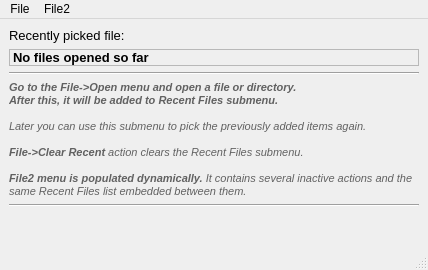
<?xml version="1.0" encoding="UTF-8"?>
<ui version="4.0">
 <class>MainWindow</class>
 <widget class="QMainWindow" name="MainWindow">
  <property name="geometry">
   <rect>
    <x>0</x>
    <y>0</y>
    <width>428</width>
    <height>270</height>
   </rect>
  </property>
  <property name="windowTitle">
   <string>RecentFiles Example</string>
  </property>
  <widget class="QWidget" name="centralwidget">
   <layout class="QVBoxLayout" name="verticalLayout">
    <item>
     <widget class="QLabel" name="label_2">
      <property name="font">
       <font>
        <pointsize>10</pointsize>
       </font>
      </property>
      <property name="text">
       <string>Recently picked file:</string>
      </property>
     </widget>
    </item>
    <item>
     <widget class="QLabel" name="lOpenedFile">
      <property name="font">
       <font>
        <pointsize>10</pointsize>
        <weight>75</weight>
        <bold>true</bold>
       </font>
      </property>
      <property name="frameShape">
       <enum>QFrame::StyledPanel</enum>
      </property>
      <property name="frameShadow">
       <enum>QFrame::Sunken</enum>
      </property>
      <property name="text">
       <string>No files opened so far</string>
      </property>
     </widget>
    </item>
    <item>
     <widget class="Line" name="line_2">
      <property name="orientation">
       <enum>Qt::Horizontal</enum>
      </property>
     </widget>
    </item>
    <item>
     <widget class="QLabel" name="label">
      <property name="font">
       <font>
        <italic>false</italic>
       </font>
      </property>
      <property name="text">
       <string>&lt;!DOCTYPE HTML PUBLIC &quot;-//W3C//DTD HTML 4.0//EN&quot; &quot;http://www.w3.org/TR/REC-html40/strict.dtd&quot;&gt;
&lt;html&gt;&lt;head&gt;&lt;meta name=&quot;qrichtext&quot; content=&quot;1&quot; /&gt;&lt;style type=&quot;text/css&quot;&gt;
p, li { white-space: pre-wrap; }
&lt;/style&gt;&lt;/head&gt;&lt;body style=&quot; font-family:'MS Shell Dlg 2'; font-size:8.25pt; font-weight:400; font-style:normal;&quot;&gt;
&lt;p style=&quot; margin-top:0px; margin-bottom:0px; margin-left:0px; margin-right:0px; -qt-block-indent:0; text-indent:0px;&quot;&gt;&lt;span style=&quot; font-size:8pt; font-weight:600; font-style:italic; color:#616161;&quot;&gt;Go to the File-&amp;gt;Open menu and open a file or directory.&lt;/span&gt;&lt;/p&gt;
&lt;p style=&quot; margin-top:0px; margin-bottom:0px; margin-left:0px; margin-right:0px; -qt-block-indent:0; text-indent:0px;&quot;&gt;&lt;span style=&quot; font-size:8pt; font-weight:600; font-style:italic; color:#616161;&quot;&gt;After this, it will be added to Recent Files submenu.&lt;/span&gt;&lt;/p&gt;
&lt;p style=&quot;-qt-paragraph-type:empty; margin-top:0px; margin-bottom:0px; margin-left:0px; margin-right:0px; -qt-block-indent:0; text-indent:0px; font-size:8pt; font-weight:600; font-style:italic; color:#616161;&quot;&gt;&lt;/p&gt;
&lt;p style=&quot; margin-top:0px; margin-bottom:0px; margin-left:0px; margin-right:0px; -qt-block-indent:0; text-indent:0px;&quot;&gt;&lt;span style=&quot; font-size:8pt; font-style:italic; color:#616161;&quot;&gt;Later you can use this submenu to pick the previously added items again.&lt;/span&gt;&lt;/p&gt;
&lt;p style=&quot;-qt-paragraph-type:empty; margin-top:0px; margin-bottom:0px; margin-left:0px; margin-right:0px; -qt-block-indent:0; text-indent:0px; font-size:8pt; font-style:italic; color:#616161;&quot;&gt;&lt;/p&gt;
&lt;p style=&quot; margin-top:0px; margin-bottom:0px; margin-left:0px; margin-right:0px; -qt-block-indent:0; text-indent:0px;&quot;&gt;&lt;span style=&quot; font-size:8pt; font-weight:600; font-style:italic; color:#616161;&quot;&gt;File-&amp;gt;Clear Recent&lt;/span&gt;&lt;span style=&quot; font-size:8pt; font-style:italic; color:#616161;&quot;&gt; action clears the Recent Files submenu.&lt;/span&gt;&lt;/p&gt;
&lt;p style=&quot;-qt-paragraph-type:empty; margin-top:0px; margin-bottom:0px; margin-left:0px; margin-right:0px; -qt-block-indent:0; text-indent:0px; font-size:8pt; font-style:italic; color:#616161;&quot;&gt;&lt;/p&gt;
&lt;p style=&quot; margin-top:0px; margin-bottom:0px; margin-left:0px; margin-right:0px; -qt-block-indent:0; text-indent:0px;&quot;&gt;&lt;span style=&quot; font-size:8pt; font-weight:600; font-style:italic; color:#616161;&quot;&gt;File2 menu is populated dynamically.&lt;/span&gt;&lt;span style=&quot; font-size:8pt; font-style:italic; color:#616161;&quot;&gt; It contains several inactive actions and the same Recent Files list embedded between them.&lt;/span&gt;&lt;/p&gt;&lt;/body&gt;&lt;/html&gt;</string>
      </property>
      <property name="wordWrap">
       <bool>true</bool>
      </property>
     </widget>
    </item>
    <item>
     <widget class="Line" name="line">
      <property name="orientation">
       <enum>Qt::Horizontal</enum>
      </property>
     </widget>
    </item>
    <item>
     <spacer name="verticalSpacer">
      <property name="orientation">
       <enum>Qt::Vertical</enum>
      </property>
      <property name="sizeHint" stdset="0">
       <size>
        <width>20</width>
        <height>59</height>
       </size>
      </property>
     </spacer>
    </item>
   </layout>
  </widget>
  <widget class="QMenuBar" name="menubar">
   <property name="geometry">
    <rect>
     <x>0</x>
     <y>0</y>
     <width>428</width>
     <height>21</height>
    </rect>
   </property>
   <widget class="QMenu" name="menuFile">
    <property name="title">
     <string>File</string>
    </property>
    <addaction name="actionOpen"/>
    <addaction name="actionRecent"/>
    <addaction name="actionClear_Recent"/>
    <addaction name="separator"/>
    <addaction name="actionExit"/>
   </widget>
   <widget class="QMenu" name="menuFile2">
    <property name="title">
     <string>File2</string>
    </property>
   </widget>
   <addaction name="menuFile"/>
   <addaction name="menuFile2"/>
  </widget>
  <widget class="QStatusBar" name="statusbar"/>
  <action name="actionOpen">
   <property name="text">
    <string>Open...</string>
   </property>
   <property name="shortcut">
    <string>Ctrl+O</string>
   </property>
  </action>
  <action name="actionRecent">
   <property name="text">
    <string>Open Recent</string>
   </property>
  </action>
  <action name="actionExit">
   <property name="text">
    <string>Exit</string>
   </property>
   <property name="shortcut">
    <string>Ctrl+Q</string>
   </property>
  </action>
  <action name="actionClear_Recent">
   <property name="text">
    <string>Clear Recent</string>
   </property>
  </action>
 </widget>
 <resources/>
 <connections>
  <connection>
   <sender>actionExit</sender>
   <signal>triggered()</signal>
   <receiver>MainWindow</receiver>
   <slot>close()</slot>
   <hints>
    <hint type="sourcelabel">
     <x>-1</x>
     <y>-1</y>
    </hint>
    <hint type="destinationlabel">
     <x>243</x>
     <y>152</y>
    </hint>
   </hints>
  </connection>
 </connections>
</ui>
